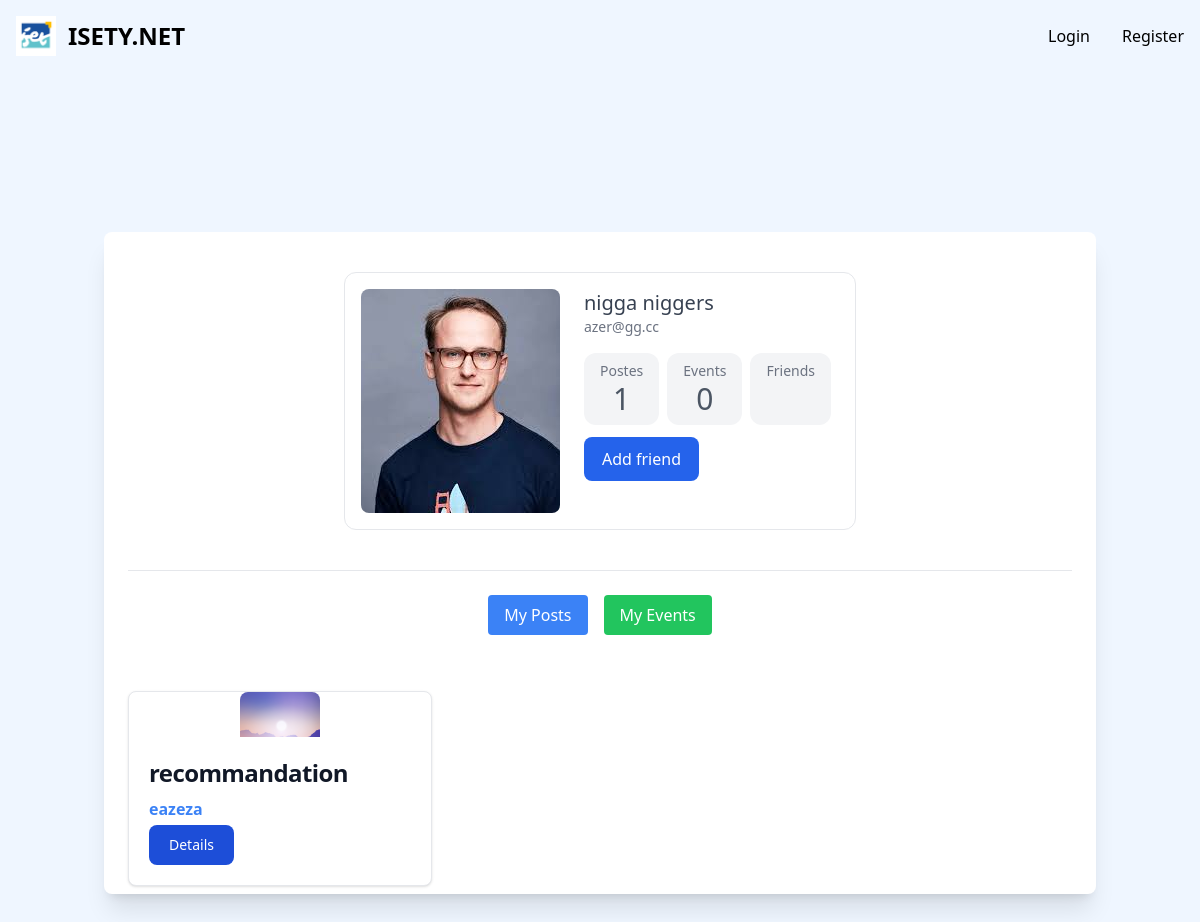
/profile/2/, run on an earlier commit of the app's database.
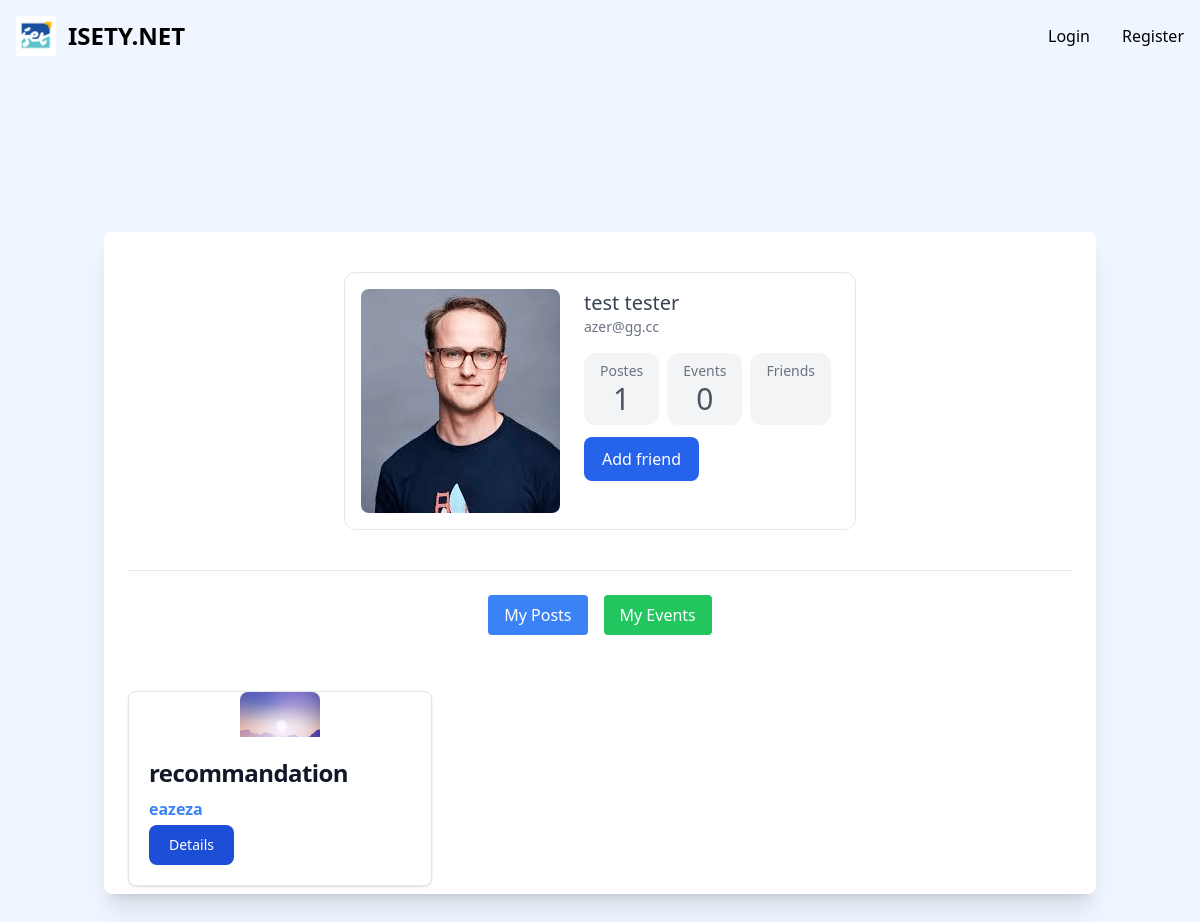
And on a later commit of the database.
### isety/models.py (models this page shows, shortened)
class User(AbstractUser):
    username = None
    email = models.EmailField(_("email address"), unique=True)
    first_name = models.CharField(max_length=50)
    last_name = models.CharField(max_length=50)
    photo = models.ImageField(upload_to='user_photos', null=True, blank=True)
    telnum = models.CharField(max_length=8, default='00000000' ,null=True)
    friends = models.ManyToManyField("User", related_name='user_friends',blank=True)
    USERNAME_FIELD = "email"
    REQUIRED_FIELDS = []
    objects = CustomUserManager()

### isety/views.py (the view)
# urls.py: path('profile/<int:user_id>/', views.profile_user, name='profile'),
def profile_user(request, user_id):
    profile_user = get_object_or_404(User, pk=user_id)
    user_posts_count = Poste.objects.filter(user=profile_user).count()
    user_events_count = Evenement.objects.filter(user=profile_user).count()
    user_posts = []
    user_events =[]
    if request.GET.get("filter") == "hes_posts":
        user_posts = Poste.objects.filter(user=profile_user)  # Assuming your Poste model has a ForeignKey to User
    elif  request.GET.get("filter") == "hes_events":
        user_events = Evenement.objects.filter(user=profile_user)
    else:
        user_posts = Poste.objects.filter(user=profile_user)  # Assuming your Poste model has a ForeignKey to User
    context = {
        'profile_user': profile_user,
        'user_posts': user_posts,
        'user_events': user_events,
        'user_events_count': user_events_count,
        'user_posts_count': user_posts_count,
    }
    return render(request, 'user/profile_user.html', context)

### isety/context_processors.py (called while the page is built)
def notifications(request):
    if request.user.is_authenticated:
        notifications = Notification.objects.filter(recipient=request.user, is_read=False).order_by('-timestamp')
        friend_requests = FriendRequest.objects.filter(to_user=request.user, is_accepted=False)
    else:
        notifications = []
        friend_requests = []
    return {'notifications': notifications, 'friend_requests': friend_requests}

### isety/templates/user/profile_user.html (shortened to what this page needs)
{% extends "base.html" %} {% block content %}
<section class="p-44">
</section>
<section class="relative py-16 bg-blueGray-200">
  <div class="container mx-auto px-4 content-evenly">
    <div
      class="relative flex flex-col min-w-0 break-words bg-white w-full mb-6 shadow-xl rounded-lg -mt-64"
    >
      <div class="px-6 ">
        <div class="mx-auto my-10 flex max-w-xs flex-col items-center rounded-xl border px-4 py-4 text-center md:max-w-lg md:flex-row md:items-start md:text-left">
  <div class="mb-4 md:mr-6 md:mb-0">
    <img class="h-56 rounded-lg object-cover md:w-56" src="{{profile_user.photo.url}}" alt="" />
  </div>
  <div class="">
    <p class="text-xl font-medium text-gray-700">{{profile_user.first_name}} {{profile_user.last_name}}</p>
    <p class="mb-4 text-sm font-medium text-gray-500">{{profile_user.email}}</p>
    <div class="flex space-x-2">
      <div class="flex flex-col items-center rounded-xl bg-gray-100 px-4 py-2">
        <p class="text-sm font-medium text-gray-500">Postes</p>
        <p class="text-3xl font-medium text-gray-600">{{ user_posts_count }}</p>
      </div>
      <div class="flex flex-col items-center rounded-xl bg-gray-100 px-4 py-2">
        <p class="text-sm font-medium text-gray-500">Events</p>
        <p class="text-3xl font-medium text-gray-600">{{user_events_count}}</p>
      </div>
      <div class="flex flex-col items-center rounded-xl bg-gray-100 px-4 py-2">
        <p class="text-sm font-medium text-gray-500">Friends</p>
      </div>
    </div>
    <div class="flex space-x-2">
       {% if not profile_user in request.user.friends.all %}
        <form action="{% url 'send_friend_request' profile_user.id %}" method="post">
            <button class="w-full rounded-lg border-2 border-transparent bg-blue-600 px-4 py-2 font-medium text-white" type="submit">
                Add friend
            </button>
        </form>
    {% endif %}
    </div>
  </div>
</div>
          <hr />
          <br />
  <div class="flex justify-center space-x-4 mb-4">
  <a href="?filter=hes_posts" class="px-4 py-2 bg-blue-500 text-white rounded hover:bg-blue-600 focus:outline-none focus:bg-blue-600">My Posts</a>
  <a href="?filter=hes_events" class="px-4 py-2 bg-green-500 text-white rounded hover:bg-green-600 focus:outline-none focus:bg-green-600">My Events</a>
</div>
  <div class="grid grid-cols-1 md:grid-cols-2 lg:grid-cols-3 gap-4 content-evenly  ">
  {% for poste in user_posts %}
  <div class="mb-2 text-blueGray-600 mt-10 justify-evenly ">
    <div class="max-w-sm bg-white border border-gray-200 rounded-lg shadow dark:bg-gray-800 dark:border-gray-700 justify-evenly">
      <a href="#">
        <img class=" rounded-t-lg mx-auto w-20 " src="{{ poste.image.url }}" alt="" />
      </a>
      <div class="p-5">
        <a href="{% url 'poste_detail' id=poste.id %}">
          <h5 class="mb-2 text-2xl font-bold tracking-tight text-gray-900 dark:text-white">
            {{ poste.poste_field }}
          </h5>
        </a>
        {% if poste.poste_field == 'recommandation' %}
          {% if poste.recommandation %}
            <p class="mb-1 font-bold text-blue-500 dark:text-blue-400">
              {{ poste.recommandation.texte }}
            </p>
            <button
              data-modal-target="default-modal"
              data-modal-toggle="default-modal"
              class="block text-white bg-blue-700 hover:bg-blue-800 focus:ring-4 focus:outline-none focus:ring-blue-300 font-medium rounded-lg text-sm px-5 py-2.5 text-center dark:bg-blue-600 dark:hover:bg-blue-700 dark:focus:ring-blue-800"
              type="button"
              data-post-id="{{ poste.id }}"
              data-post-field="{{ poste.poste_field }}"
              data-post-description="{{ poste.description }}"
              data-post-image-url="{{ poste.image.url }}"
              data-post-texte="{{ poste.recommandation.texte }}"
            >
              Details
            </button>
          {% endif %}
        {% endif %}
      </div>
 {% endfor %}
</div>
</section>
{% endblock %}

What changed in the data, as far as the page shows it:
changed User "azer@gg.cc": first_name "nigga" → "test"; last_name "niggers" → "tester"
